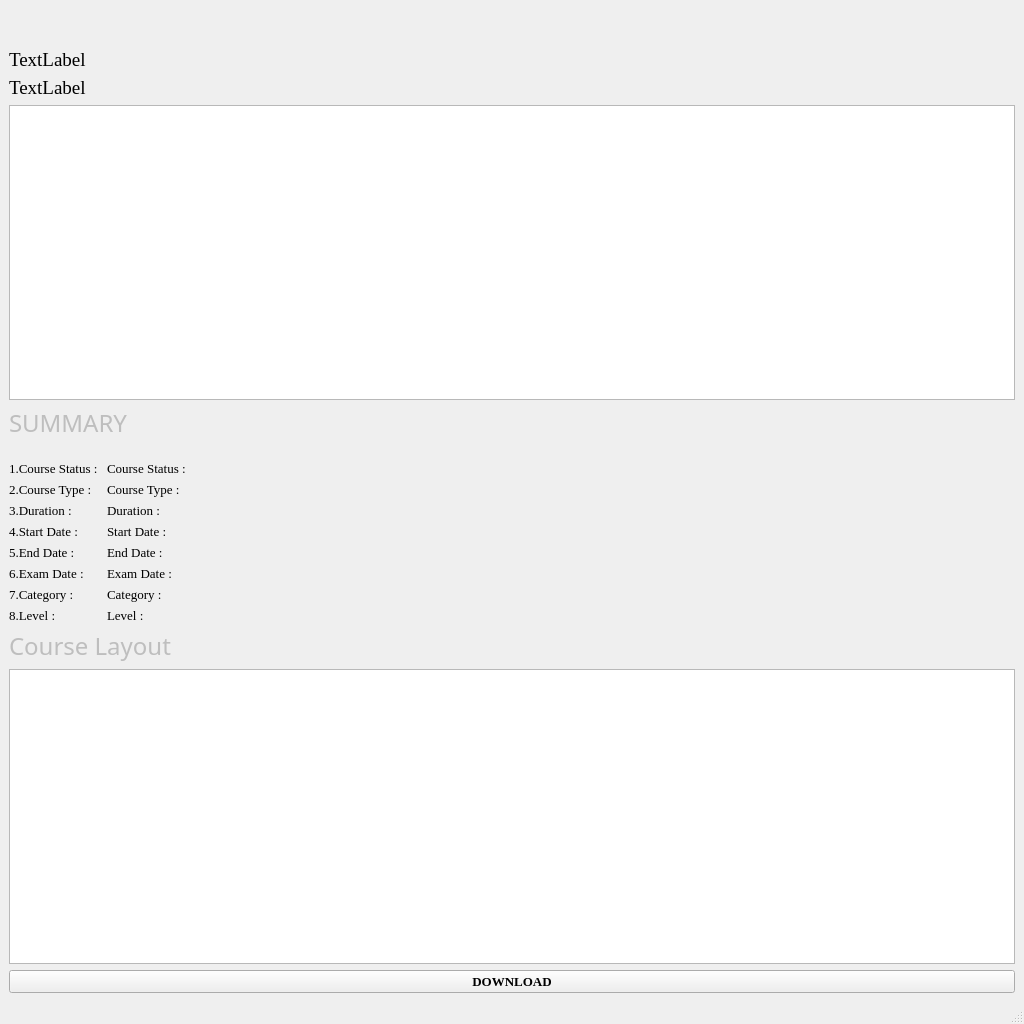
<?xml version="1.0" encoding="UTF-8"?>
<ui version="4.0">
 <class>MainWindow</class>
 <widget class="QMainWindow" name="MainWindow">
  <property name="windowModality">
   <enum>Qt::NonModal</enum>
  </property>
  <property name="geometry">
   <rect>
    <x>0</x>
    <y>0</y>
    <width>1024</width>
    <height>1024</height>
   </rect>
  </property>
  <property name="minimumSize">
   <size>
    <width>0</width>
    <height>614</height>
   </size>
  </property>
  <property name="windowTitle">
   <string>MainWindow</string>
  </property>
  <property name="documentMode">
   <bool>true</bool>
  </property>
  <widget class="QWidget" name="centralwidget">
   <layout class="QGridLayout" name="gridLayout">
    <item row="0" column="0">
     <widget class="QLabel" name="label">
      <property name="font">
       <font>
        <family>Comic Sans MS</family>
        <pointsize>20</pointsize>
        <weight>75</weight>
        <bold>true</bold>
       </font>
      </property>
      <property name="text">
       <string/>
      </property>
      <property name="textFormat">
       <enum>Qt::PlainText</enum>
      </property>
     </widget>
    </item>
    <item row="1" column="0">
     <widget class="QLabel" name="label_2">
      <property name="font">
       <font>
        <family>Times New Roman</family>
        <pointsize>14</pointsize>
       </font>
      </property>
      <property name="text">
       <string>TextLabel</string>
      </property>
     </widget>
    </item>
    <item row="2" column="0">
     <widget class="QLabel" name="label_3">
      <property name="font">
       <font>
        <family>Times New Roman</family>
        <pointsize>14</pointsize>
       </font>
      </property>
      <property name="text">
       <string>TextLabel</string>
      </property>
     </widget>
    </item>
    <item row="3" column="0">
     <widget class="QTextEdit" name="textEdit_2"/>
    </item>
    <item row="4" column="0">
     <widget class="QLabel" name="label_4">
      <property name="enabled">
       <bool>false</bool>
      </property>
      <property name="font">
       <font>
        <family>Arial Rounded MT Bold</family>
        <pointsize>18</pointsize>
       </font>
      </property>
      <property name="text">
       <string>SUMMARY</string>
      </property>
     </widget>
    </item>
    <item row="5" column="0">
     <layout class="QFormLayout" name="formLayout">
      <item row="0" column="1">
       <layout class="QVBoxLayout" name="verticalLayout_2">
        <item>
         <widget class="QLabel" name="label_13">
          <property name="enabled">
           <bool>true</bool>
          </property>
          <property name="font">
           <font>
            <family>Times New Roman</family>
            <pointsize>10</pointsize>
           </font>
          </property>
          <property name="text">
           <string>
Course Status :</string>
          </property>
         </widget>
        </item>
        <item>
         <widget class="QLabel" name="label_14">
          <property name="font">
           <font>
            <family>Times New Roman</family>
            <pointsize>10</pointsize>
           </font>
          </property>
          <property name="text">
           <string>Course Type :</string>
          </property>
         </widget>
        </item>
        <item>
         <widget class="QLabel" name="label_15">
          <property name="font">
           <font>
            <family>Times New Roman</family>
            <pointsize>10</pointsize>
           </font>
          </property>
          <property name="text">
           <string>Duration :</string>
          </property>
         </widget>
        </item>
        <item>
         <widget class="QLabel" name="label_16">
          <property name="font">
           <font>
            <family>Times New Roman</family>
            <pointsize>10</pointsize>
           </font>
          </property>
          <property name="text">
           <string>Start Date :</string>
          </property>
         </widget>
        </item>
        <item>
         <widget class="QLabel" name="label_17">
          <property name="font">
           <font>
            <family>Times New Roman</family>
            <pointsize>10</pointsize>
           </font>
          </property>
          <property name="text">
           <string>End Date :</string>
          </property>
         </widget>
        </item>
        <item>
         <widget class="QLabel" name="label_18">
          <property name="font">
           <font>
            <family>Times New Roman</family>
            <pointsize>10</pointsize>
           </font>
          </property>
          <property name="text">
           <string>Exam Date :</string>
          </property>
         </widget>
        </item>
        <item>
         <widget class="QLabel" name="label_19">
          <property name="font">
           <font>
            <family>Times New Roman</family>
            <pointsize>10</pointsize>
           </font>
          </property>
          <property name="text">
           <string>Category :</string>
          </property>
         </widget>
        </item>
        <item>
         <widget class="QLabel" name="label_20">
          <property name="font">
           <font>
            <family>Times New Roman</family>
            <pointsize>10</pointsize>
           </font>
          </property>
          <property name="text">
           <string>Level :</string>
          </property>
         </widget>
        </item>
       </layout>
      </item>
      <item row="0" column="0">
       <layout class="QVBoxLayout" name="verticalLayout">
        <item>
         <widget class="QLabel" name="label_6">
          <property name="font">
           <font>
            <family>Times New Roman</family>
            <pointsize>10</pointsize>
           </font>
          </property>
          <property name="text">
           <string>
1.Course Status : </string>
          </property>
         </widget>
        </item>
        <item>
         <widget class="QLabel" name="label_8">
          <property name="font">
           <font>
            <family>Times New Roman</family>
            <pointsize>10</pointsize>
           </font>
          </property>
          <property name="text">
           <string>2.Course Type :</string>
          </property>
         </widget>
        </item>
        <item>
         <widget class="QLabel" name="label_9">
          <property name="font">
           <font>
            <family>Times New Roman</family>
            <pointsize>10</pointsize>
           </font>
          </property>
          <property name="text">
           <string>3.Duration :</string>
          </property>
         </widget>
        </item>
        <item>
         <widget class="QLabel" name="label_7">
          <property name="font">
           <font>
            <family>Times New Roman</family>
            <pointsize>10</pointsize>
           </font>
          </property>
          <property name="text">
           <string>4.Start Date :</string>
          </property>
         </widget>
        </item>
        <item>
         <widget class="QLabel" name="label_5">
          <property name="font">
           <font>
            <family>Times New Roman</family>
            <pointsize>10</pointsize>
           </font>
          </property>
          <property name="text">
           <string>5.End Date :</string>
          </property>
         </widget>
        </item>
        <item>
         <widget class="QLabel" name="label_10">
          <property name="font">
           <font>
            <family>Times New Roman</family>
            <pointsize>10</pointsize>
           </font>
          </property>
          <property name="text">
           <string>6.Exam Date :</string>
          </property>
         </widget>
        </item>
        <item>
         <widget class="QLabel" name="label_11">
          <property name="font">
           <font>
            <family>Times New Roman</family>
            <pointsize>10</pointsize>
           </font>
          </property>
          <property name="text">
           <string>7.Category :</string>
          </property>
         </widget>
        </item>
        <item>
         <widget class="QLabel" name="label_12">
          <property name="font">
           <font>
            <family>Times New Roman</family>
            <pointsize>10</pointsize>
           </font>
          </property>
          <property name="text">
           <string>8.Level :</string>
          </property>
         </widget>
        </item>
       </layout>
      </item>
     </layout>
    </item>
    <item row="6" column="0">
     <widget class="QLabel" name="label_21">
      <property name="enabled">
       <bool>false</bool>
      </property>
      <property name="font">
       <font>
        <family>Arial Rounded MT Bold</family>
        <pointsize>18</pointsize>
       </font>
      </property>
      <property name="text">
       <string>Course Layout</string>
      </property>
     </widget>
    </item>
    <item row="7" column="0">
     <widget class="QTextEdit" name="textEdit"/>
    </item>
    <item row="8" column="0">
     <widget class="QPushButton" name="pushButton">
      <property name="font">
       <font>
        <family>Times New Roman</family>
        <pointsize>10</pointsize>
        <weight>75</weight>
        <bold>true</bold>
       </font>
      </property>
      <property name="text">
       <string>DOWNLOAD</string>
      </property>
     </widget>
    </item>
   </layout>
  </widget>
  <widget class="QStatusBar" name="statusbar"/>
 </widget>
 <resources/>
 <connections/>
</ui>
